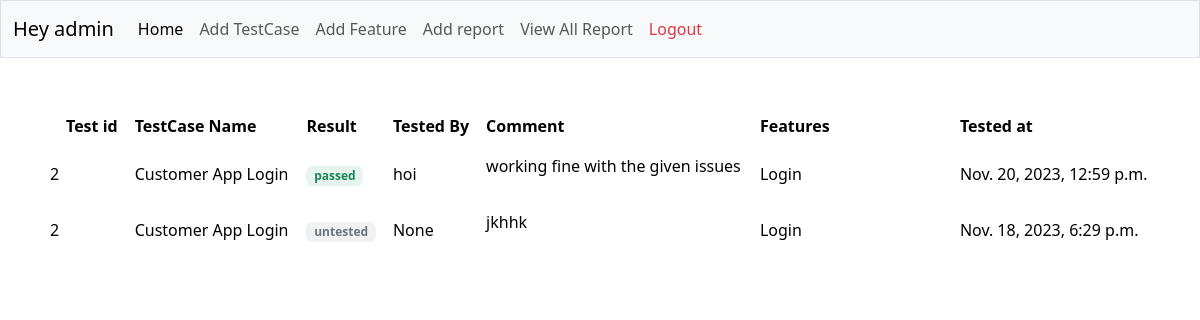
/testresult/2/ (signed in), run on the app's committed database.
### report/models.py (models this page shows, shortened)
class User(AbstractUser):
    mobile = models.CharField(max_length=13,validators=[numbervalidator])
    is_admin = models.BooleanField(default=False)

class TestResult(models.Model):
    RESULT_C = [
        ('untested', 'untested'),
        ('passed', 'passed'),
        ('failed', 'failed'),
    ]
    report = models.ForeignKey(Report, on_delete=models.CASCADE)
    testcase = models.ForeignKey(TestCase, on_delete=models.CASCADE)
    comment = RichTextField()
    result = models.CharField(max_length=90, choices=RESULT_C, default='untested')
    tested_by = models.ForeignKey(User, on_delete=models.CASCADE, blank=True, null=True)
    created_at = models.DateTimeField(auto_now=True)

class TestCase(models.Model):
    APP_CHOICES = [
        ("CUSTOMER_APP", "cx"),
        ("DELIVERYMAN_APP", "dm"),
        ("TEAM_CONSOLE", "tc"),
        ("API", "api")
    ]
    title = models.CharField(max_length=50)
    description = RichTextField()
    app = models.CharField(max_length=50, choices=APP_CHOICES)
    feature = models.ForeignKey(Feature, on_delete=models.CASCADE)
    created_by = models.ForeignKey(User, on_delete=models.CASCADE)
    created_at = models.DateTimeField(auto_now_add=True)
    updated_at = models.DateTimeField(auto_now=True)

class Feature(models.Model):
    title = models.CharField(max_length=50)
    description = RichTextField()
    created_at = models.DateTimeField(auto_now_add=True)
    created_by = models.ForeignKey(User, on_delete=models.CASCADE)
    def __str__(self) -> str:
        return self.title

### report/views.py (the view)
# urls.py: path('testresult/<int:pk>/', views.ShowTestResultView.as_view(), name="showtestresult"),
@method_decorator(login_required(login_url='login'), name='dispatch')
class ShowTestResultView(ListView):
    model = TestResult
    template_name = 'report/templates/result.html'
    def get_context_data(self, **kwargs):
        context = super().get_context_data(**kwargs)
        pk = self.kwargs["pk"]
        test = TestCase.objects.get(pk=pk)
        test = TestResult.objects.filter(testcase=TestCase.objects.get(
            pk=self.kwargs["pk"])).order_by('-created_at')
        context['task'] = test
        return context

### report/templates/result.html (shortened to what this page needs)
<!doctype html>
<html lang="en">
  <head>
    <link href="https://cdn.jsdelivr.net/npm/bootstrap@5.3.2/dist/css/bootstrap.min.css" rel="stylesheet">
  </head>
  <body>
{% extends "base.html" %}
{% block content %}
    <div class="container">
      <div class="row">
          <div class="col-lg-12">
              <div class="">
                  <div class="table-responsive">
                      <table class="table project-list-table table-nowrap align-middle table-borderless">
                          <thead>
                              <tr>
                                  <th scope="col" class="ps-4" style="width: ;">Test id</th>
                                  <th scope="col">TestCase Name</th>
                                  <th scope="col">Result</th>
                                  <th scope="col">Tested By</th>
                                  <th scope="col">Comment</th>
                                  <th scope="col" style="width: 200px;">Features</th>
                                  <th scope="col">Tested at</th>
                              </tr>
                          </thead>
                          <tbody>
                            {% for result  in task %}
                            <tr class="even">
                              <td>{{ result.testcase.id }}</td>
                              <td> {{ result.testcase.title }}</td>
                              <td>
                                {% if result.result == 'untested' %}
                                  <span class="badge bg-secondary bg-opacity-10 text-secondary">{{result.result}}</span>
                                {% elif result.result == 'passed' %}
                                  <span class="badge bg-success bg-opacity-10 text-success">{{result.result}}</span>
                                {% elif result.result == 'failed' %}
                                  <span class="badge bg-danger bg-opacity-10 text-danger">{{result.result}}</span>
                                {% endif %}
                              </td>
                              <td> {{result.tested_by}}</td>
                              <td>{{result.comment | safe }}</td>
                              <td>
                                {% for obj in result.report.features.all %}
                                  {{ obj }}<br>
                                {% endfor %}
                              </td>
                              <td>{{result.created_at }}</td>
                              {% endfor %}
                            </tr>
                          </tbody>
                      </table>
                  </div>
              </div>
          </div>
      </div>
    </div>
{% endblock %}

### report/templates/base.html (shortened to what this page needs)
<link href="https://cdn.jsdelivr.net/npm/bootstrap@5.3.2/dist/css/bootstrap.min.css" rel="stylesheet">
<nav class="navbar navbar-expand-lg bg-light sticky-top bg-primary border">
    <div class="container-fluid">
        <a class="navbar-brand">Hey {{request.user}}</a>
        <div class="collapse navbar-collapse" id="navbarSupportedContent">
            <ul class="navbar-nav me-auto mb-2 mb-lg-0">
                <li class="nav-item">
                    <a class="nav-link active" aria-current="page" href="{% url 'home'%}">Home</a>
                </li>
                <li class="nav-item">
                    <a class="nav-link" href="{% url 'addtestcase' %}">Add TestCase</a>
                </li>
                <li class="nav-item">
                    <a
                        href="{% url "addrequirements" %}"
                        class="nav-link"
                    >Add Feature</a>
                </li>
                <li class="nav-item">
                    <a class="nav-link" href="{% url 'createreport' %}">Add report</a>
                </li>
                <li class="nav-item">
                    <a class="nav-link" href="{% url 'allreport' %}">View All Report</a>
                </li>
                <li class="nav-item">
                    <a class="nav-link text-danger" href="{% url 'logout' %}">Logout</a>
                </li>
                <li class="nav-item">
                    <a class="nav-link "></a>
                </li>
            </ul>
        </div>
    </div>
</nav>
{% block content %}
{% endblock content %}

### data on the page
User: user "admin"
TestResult: testcase.id "2", testcase "Customer App Login", result "passed", tested_by "hoi", comment "working fine with the given issues", created_at "Nov. 20, 2023, 12:59 p.m."
Feature: title "Login"
TestResult: testcase.id "2", testcase "Customer App Login", result "untested", tested_by "None", comment "jkhhk", created_at "Nov. 18, 2023, 6:29 p.m."
